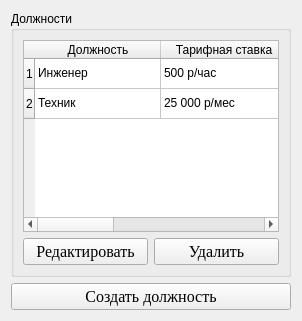
                <widget class="QWidget" name="tab_8">
                 <attribute name="title">
                  <string>Должностные оклады</string>
                 </attribute>
                 <layout class="QVBoxLayout" name="verticalLayout_53">
                  <item>
                   <widget class="QGroupBox" name="groupBox_10">
                    <property name="title">
                     <string>Должности</string>
                    </property>
                    <layout class="QVBoxLayout" name="verticalLayout_42">
                     <item>
                      <widget class="QTableWidget" name="tableWidget_16">
                       <property name="selectionBehavior">
                        <enum>QAbstractItemView::SelectRows</enum>
                       </property>
                       <attribute name="horizontalHeaderDefaultSectionSize">
                        <number>126</number>
                       </attribute>
                       <row>
                        <property name="text">
                         <string>1</string>
                        </property>
                       </row>
                       <row>
                        <property name="text">
                         <string>2</string>
                        </property>
                       </row>
                       <column>
                        <property name="text">
                         <string>Должность</string>
                        </property>
                       </column>
                       <column>
                        <property name="text">
                         <string>Тарифная ставка</string>
                        </property>
                       </column>
                       <column>
                        <property name="text">
                         <string>Тип оплаты</string>
                        </property>
                       </column>
                       <item row="0" column="0">
                        <property name="text">
                         <string>Инженер</string>
                        </property>
                       </item>
                       <item row="0" column="1">
                        <property name="text">
                         <string>500 р/час</string>
                        </property>
                       </item>
                       <item row="0" column="2">
                        <property name="text">
                         <string>почасовая</string>
                        </property>
                       </item>
                       <item row="1" column="0">
                        <property name="text">
                         <string>Техник</string>
                        </property>
                       </item>
                       <item row="1" column="1">
                        <property name="text">
                         <string>25 000 р/мес</string>
                        </property>
                       </item>
                       <item row="1" column="2">
                        <property name="text">
                         <string>помесячная</string>
                        </property>
                       </item>
                      </widget>
                     </item>
                     <item>
                      <layout class="QHBoxLayout" name="horizontalLayout_18">
                       <item>
                        <widget class="QPushButton" name="pushButton_22">
                         <property name="font">
                          <font>
                           <family>Georgia</family>
                           <pointsize>12</pointsize>
                          </font>
                         </property>
                         <property name="text">
                          <string>Редактировать</string>
                         </property>
                        </widget>
                       </item>
                       <item>
                        <widget class="QPushButton" name="pushButton_31">
                         <property name="font">
                          <font>
                           <family>Georgia</family>
                           <pointsize>12</pointsize>
                          </font>
                         </property>
                         <property name="text">
                          <string>Удалить</string>
                         </property>
                        </widget>
                       </item>
                      </layout>
                     </item>
                    </layout>
                   </widget>
                  </item>
                  <item>
                   <widget class="QPushButton" name="pushButton_8">
                    <property name="font">
                     <font>
                      <family>Georgia</family>
                      <pointsize>12</pointsize>
                     </font>
                    </property>
                    <property name="text">
                     <string>Создать должность</string>
                    </property>
                   </widget>
                  </item>
                 </layout>
                </widget>
